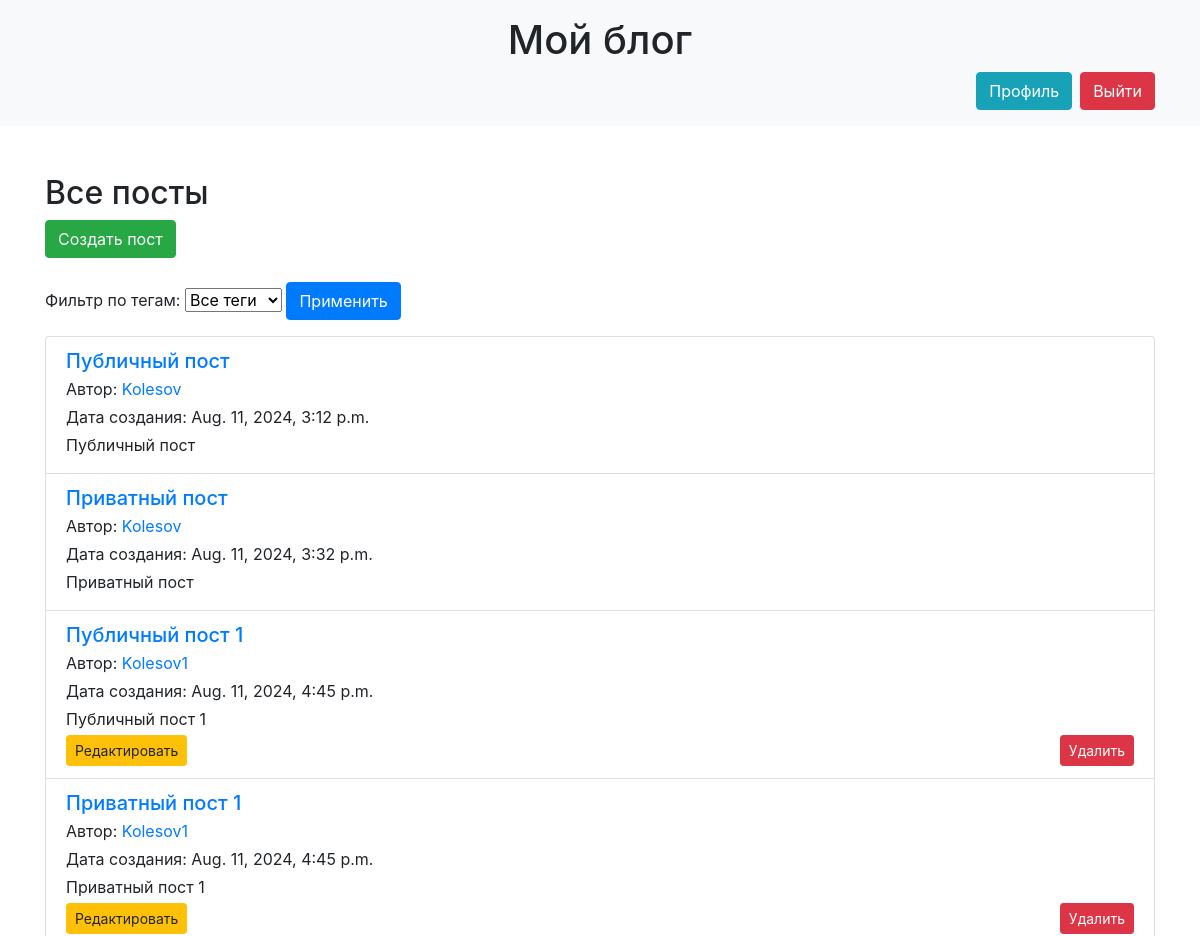
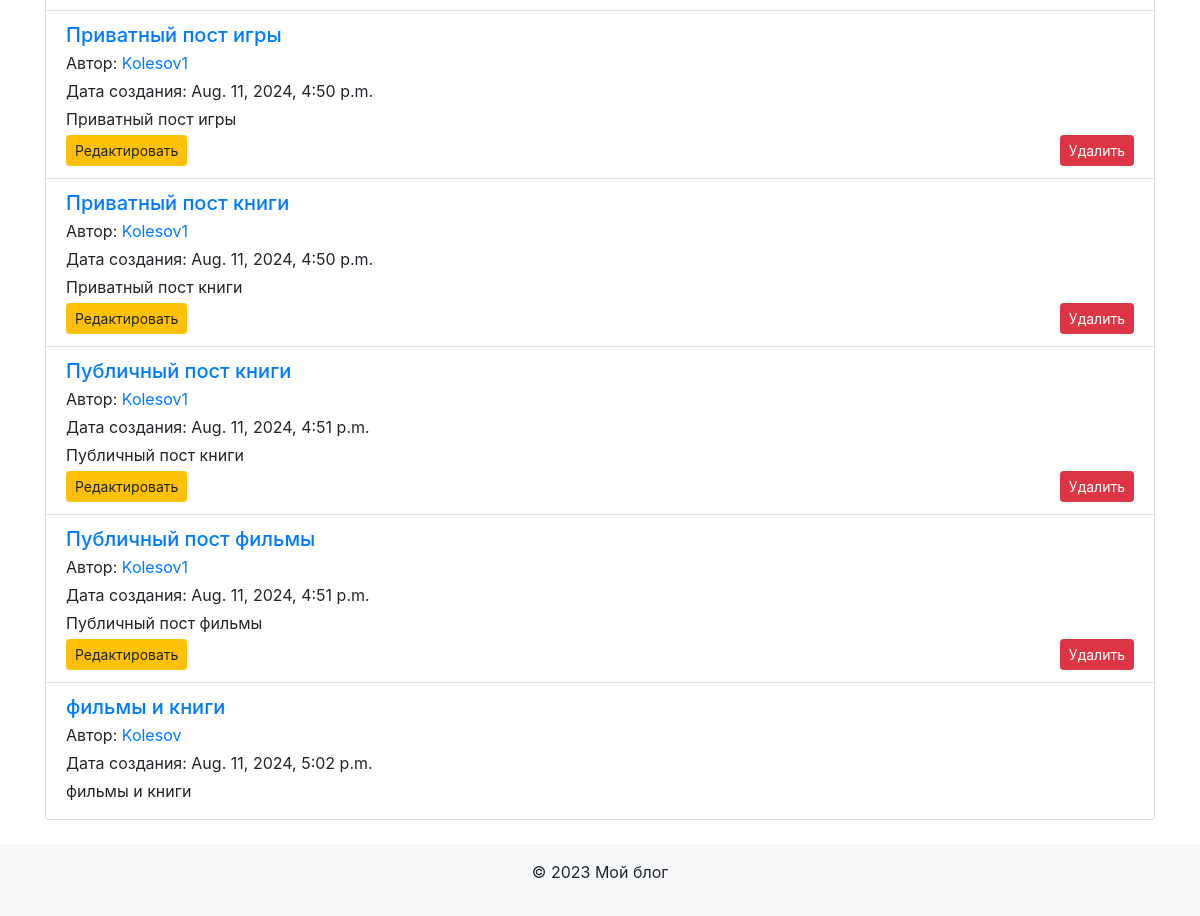
The page /post_list/ (signed in) on the database its author committed (2 pictures, top to bottom).
### blog_project/blog/models.py (models this page shows, shortened)
class Post(models.Model):
    title = models.CharField(max_length=200)
    text = models.TextField()
    author = models.ForeignKey(User, on_delete=models.CASCADE)
    is_private = models.BooleanField(default=False)
    created_at = models.DateTimeField(auto_now_add=True)
    updated_at = models.DateTimeField(auto_now=True)
    tags = models.ManyToManyField('Tag', blank=True, related_name='posts')

### blog_project/blog/views.py (the view)
# urls.py: path('post_list/', views.post_list, name='post_list'),
@login_required(login_url='login')
def post_list(request):
    tags = Tag.objects.all()
    selected_tag = request.GET.get('tag')
    posts = Post.objects.none()
    if request.user.is_authenticated:
        subscription_posts = get_subscription_posts(request.user)
        print(f"Subscription posts count: {subscription_posts.count()}")
        if selected_tag:
            print(f"Filtering posts with tag id: {selected_tag}")
            posts = subscription_posts.filter(tags__id=int(selected_tag)).distinct()
            print(f"Filtered posts count: {posts.count()}")
        else:
            if subscription_posts.exists():
                subscription_posts = subscription_posts.distinct()
                posts = subscription_posts | Post.objects.filter(author=request.user).distinct() | Post.objects.filter(is_private=False).distinct()
            else:
                posts = Post.objects.filter(is_private=False).distinct()
    else:
        if selected_tag:
            posts = Post.objects.filter(tags__id=int(selected_tag), is_private=False).distinct()
        else:
            posts = Post.objects.filter(is_private=False).distinct()
    context = {
        'posts': posts,
        'tags': tags,
        'selected_tag': selected_tag,
    }
    return render(request, 'blog/post_list.html', context)

### blog_project/blog/views.py (called while the page is built)
def get_subscription_posts(user):
    subscriptions = Subscription.objects.filter(subscriber=user)
    if not subscriptions.exists():
        return Post.objects.none()
    posts = Post.objects.filter(author__in=[sub.subscribed_to for sub in subscriptions]).distinct()
    return posts

### blog_project/blog/templates/blog/post_list.html (shortened to what this page needs)
<!DOCTYPE html>
<html lang="en">
<head>
    <link rel="stylesheet" href="https://stackpath.bootstrapcdn.com/bootstrap/4.5.2/css/bootstrap.min.css">
</head>
<body>
    <header class="bg-light py-3">
        <div class="container">
            <h1 class="text-center">Мой блог</h1>
            {% if user.is_authenticated %}
                <div class="d-flex justify-content-end">
                    <a href="{% url 'profile' user.username %}" class="btn btn-info mr-2">Профиль</a>
                    <form action="{% url 'logout' %}" method="post">
                        <button type="submit" class="btn btn-danger">Выйти</button>
                    </form>
                </div>
            {% else %}
                <div class="d-flex justify-content-end">
                    <a href="{% url 'login' %}" class="btn btn-primary mr-2">Войти</a>
                    <a href="{% url 'register' %}" class="btn btn-success">Зарегистрироваться</a>
                </div>
            {% endif %}
        </div>
    </header>
    <main class="container py-4">
        {% block content %}
        <div class="mt-4">
            <h2>Все посты</h2>
            {% if user.is_authenticated %}
                <div class="mb-4">
                    <a href="{% url 'create_post' %}" class="btn btn-success">Создать пост</a>
                </div>
            {% endif %}
            <form method="get" class="mb-3">
                <label for="tag-select">Фильтр по тегам:</label>
                <select name="tag" id="tag-select">
                    <option value="">Все теги</option>
                </select>
                <button type="submit" class="btn btn-primary">Применить</button>
            </form>
            {% if posts %}
                <div class="list-group">
                    {% for post in posts %}
                        <div class="list-group-item">
                            <h5 class="mb-1"><a href="{% url 'post_detail' post.id %}">{{ post.title }}</a></h5>
                            <p class="mb-1">
                                Автор:
                                <a href="{% url 'profile' post.author.username %}">{{ post.author.username }}</a>
                            </p>
                            <p class="mb-1">Дата создания: {{ post.created_at }}</p>
                            <p class="mb-1">{{ post.text|truncatewords:20 }}</p>
                            <div class="d-flex justify-content-between">
                                {% if user.is_authenticated and post.author == user %}
                                    <a href="{% url 'edit_post' post.id %}" class="btn btn-warning btn-sm">Редактировать</a>
                                    <form method="post" action="{% url 'delete_post' post.id %}">
                                        <button type="submit" class="btn btn-danger btn-sm">Удалить</button>
                                    </form>
                                {% endif %}
                            </div>
                        </div>
                    {% endfor %}
                </div>
            {% else %}
                <p>Постов пока нет.</p>
            {% endif %}
        </div>
        {% endblock %}
    </main>
    <footer class="bg-light py-3 text-center">
        <p>&copy; 2023 Мой блог</p>
    </footer>
</body>
</html>

### rows shown on the page
Post: title "Публичный пост", author.username "Kolesov", created_at "Aug. 11, 2024, 3:12 p.m.", text "Публичный пост"
Post: title "Приватный пост", author.username "Kolesov", created_at "Aug. 11, 2024, 3:32 p.m.", text "Приватный пост"
Post: title "Публичный пост 1", author.username "Kolesov1", created_at "Aug. 11, 2024, 4:45 p.m.", text "Публичный пост 1", shows "Редактировать"
Post: title "Приватный пост 1", author.username "Kolesov1", created_at "Aug. 11, 2024, 4:45 p.m.", text "Приватный пост 1", shows "Редактировать"
Post: title "Приватный пост игры", author.username "Kolesov1", created_at "Aug. 11, 2024, 4:50 p.m.", text "Приватный пост игры", shows "Редактировать"
Post: title "Приватный пост книги", author.username "Kolesov1", created_at "Aug. 11, 2024, 4:50 p.m.", text "Приватный пост книги", shows "Редактировать"
Post: title "Публичный пост книги", author.username "Kolesov1", created_at "Aug. 11, 2024, 4:51 p.m.", text "Публичный пост книги", shows "Редактировать"
Post: title "Публичный пост фильмы", author.username "Kolesov1", created_at "Aug. 11, 2024, 4:51 p.m.", text "Публичный пост фильмы", shows "Редактировать"
Post: title "фильмы и книги", author.username "Kolesov", created_at "Aug. 11, 2024, 5:02 p.m.", text "фильмы и книги"
